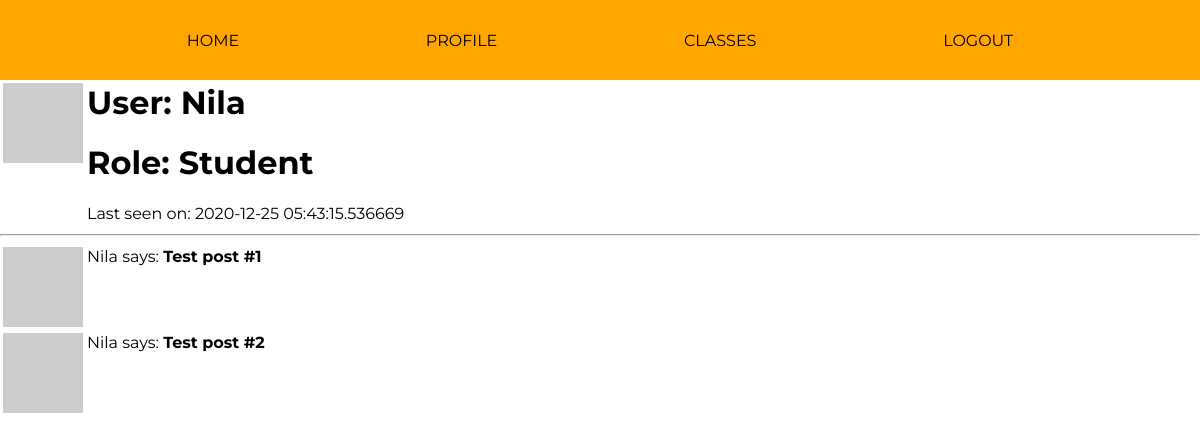
Screenshot of /user/Nila (signed in) with the database file from the repository.
### app/models.py (models this page shows, shortened)
class User(UserMixin, db.Model):
    id = db.Column(db.Integer, primary_key=True)
    username = db.Column(db.String(64), index=True, unique=True) # adding columns to the database
    email = db.Column(db.String(120), index=True, unique=True)
    password_hash = db.Column(db.String(128))
    role = db.Column(db.Integer, index=False, unique=False) # 0 is Teacher, 1 is Student
    about_me = db.Column(db.String(140))
    last_seen = db.Column(db.DateTime, default=datetime.utcnow)
    posts = db.relationship('Post', backref='author', lazy='dynamic') # First part is calling it from the Post model, secret field is the backref (author)
    reactions = db.relationship('Reactions', backref='reactor', lazy='dynamic') # This will show all the reactions that this user has made
    teaches = db.relationship('Courses', backref='teacher', lazy='dynamic') # This will show all the courses that the user teaches
    signups = db.relationship('Signups', backref='student', lazy='dynamic') # This will show all of the signups of that user
    def avatar(self, size):
        digest = md5(self.email.lower().encode('utf-8')).hexdigest()
        return 'https://www.gravatar.com/avatar/{}?d=identicon&s={}'.format(digest, size)

### app/routes.py (the view)
@app.route('/user/<username>') # User profile page
@login_required
def user(username):
    user = User.query.filter_by(username=username).first_or_404()
    posts = [
        {'author': user, 'body': 'Test post #1'},
        {'author': user, 'body': 'Test post #2'}
    ]
    return render_template('user.html', user=user, posts=posts, title=username)

### app/models.py (called while the page is built)
@login.user_loader
def load_user(id):
        return User.query.get(int(id))

### app/routes.py (called while the page is built)
@app.before_request # This function will be executed right before the view function
def before_request():
    if current_user.is_authenticated: # Checks whether the current user is logged in
        current_user.last_seen = datetime.utcnow() # Sets the last seen to the date using the UTC time zone
        db.session.commit() # Don't need to do db.session.add() because the user is already in the database (using a current_user)

### app/templates/user.html (shortened to what this page needs)
{% extends "base.html" %}
{% block content %}
<table>
    <tr valign="top">
        <td><img src="{{ user.avatar(128) }}"></td>
        <td><h1>User: {{ user.username }}</h1>
            {% if user.role == 0 %}
                <h1>Role: Teacher</h1>
            {% else %}
                <h1>Role: Student</h1>
            {% endif %}
            {% if user.last_seen %}
                <p>Last seen on: {{ user.last_seen }}</p>
            {% endif %}
        </td>
    </tr>
</table>
    <hr>
    {% for post in posts %}
    <table>
        <tr valign="top">
            <td><img src="{{ user.avatar(36) }}"></td>
            <td>{{ post.author.username }} says: <b>{{ post.body }}</b></td>
        </tr>
    </table>
    {% endfor %}
{% endblock %}

### app/static/css/base.css (style rules this page uses)
body { margin: 0 !important; font-family: "Montserrat", sans-serif; }

### rows the page displays
User: username "Nila", last_seen "2020-12-25 05:43:15.536669", author.username "Nila" "Nila"

### other values shown
{{ post.body }} "Test post #1" "Test post #2"
